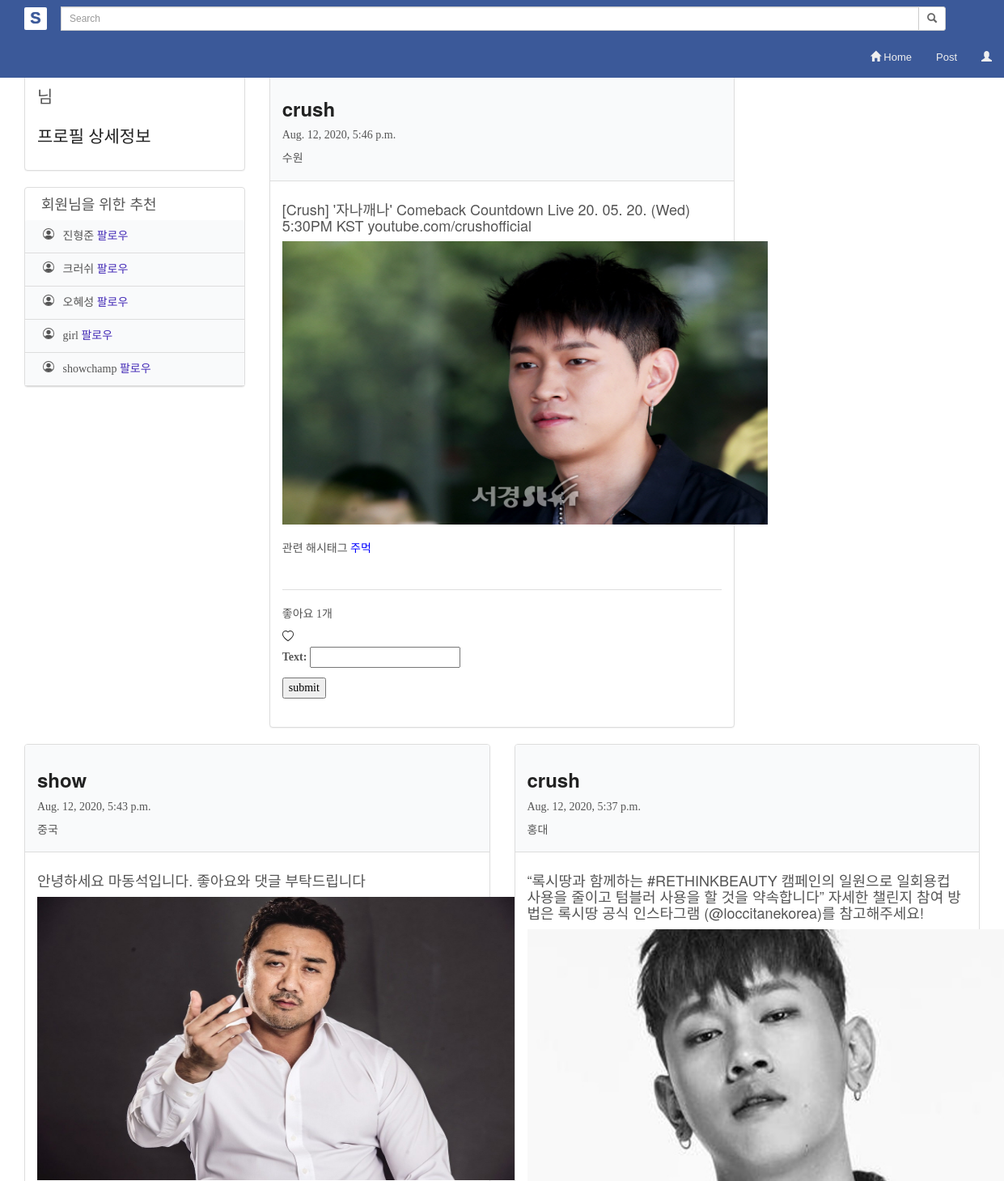
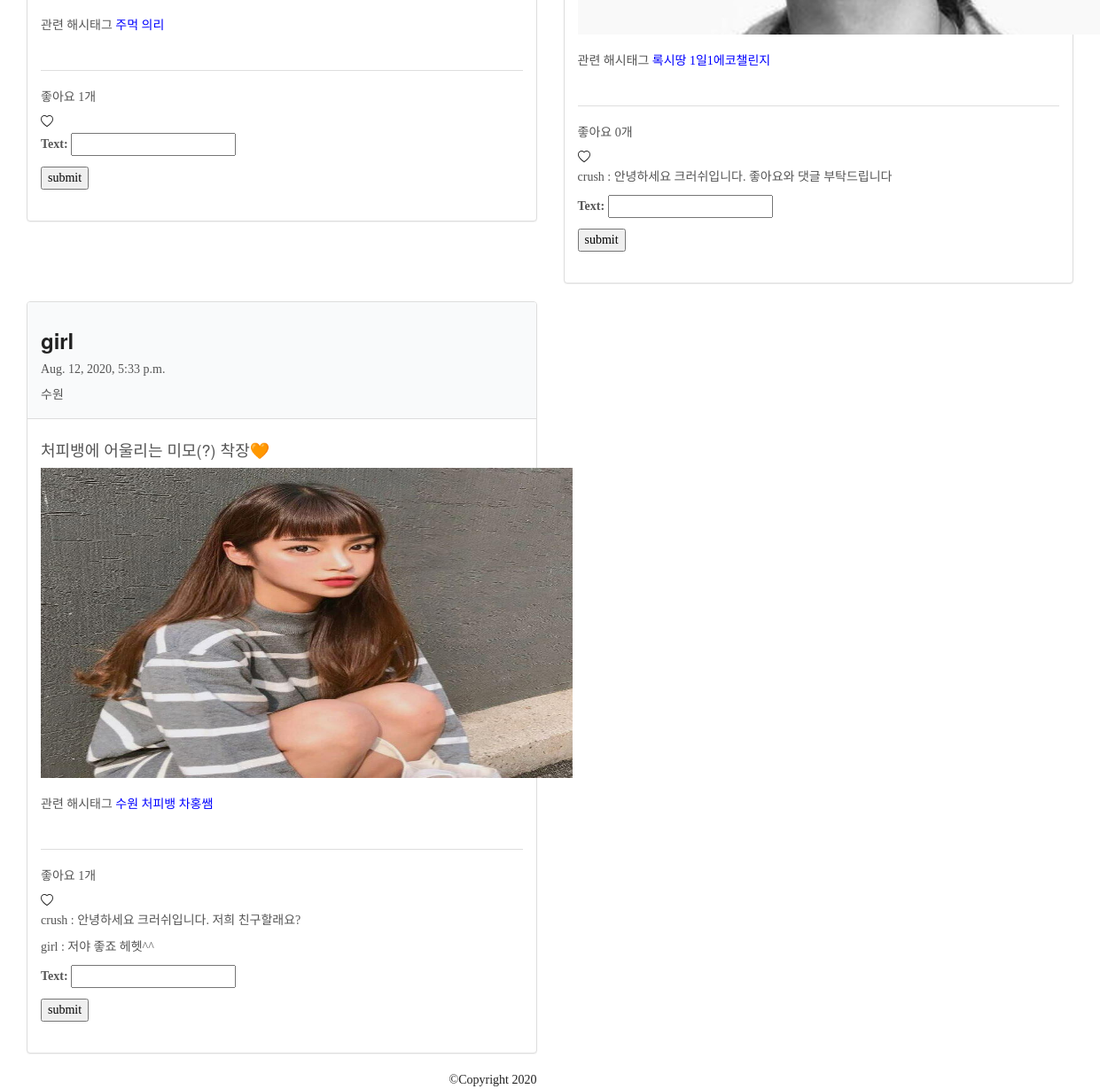
The page / on the database its author committed (2 pictures, top to bottom).
### appname/models.py (models this page shows, shortened)
class CustomUser(AbstractUser):
    def __str__(self):
        return self.username
    nickname = models.CharField(max_length=20)
    phone_number = models.CharField(max_length=20)
    profile_image = models.ImageField(upload_to='images/', blank=True)

class Post(models.Model):
    location = models.CharField(max_length=200)
    content = models.TextField()
    image = models.ImageField(upload_to='images/', blank=True)
    writer = models.ForeignKey(settings.AUTH_USER_MODEL, on_delete=models.CASCADE, related_name="writer", default="")
    hashtag_field = models.CharField(max_length=200, blank=True)
    hashtags = models.ManyToManyField('Hashtag', blank=True)
    likes = models.ManyToManyField(settings.AUTH_USER_MODEL, related_name="likes")
    post_date=models.DateTimeField(auto_now_add=True)

class Hashtag(models.Model):
    name = models.CharField(max_length=50)

class Comment(models.Model):
    c_writer = models.ForeignKey(settings.AUTH_USER_MODEL, on_delete=models.CASCADE, related_name="c_writer", default="")
    post_id = models.ForeignKey(Post, on_delete=models.CASCADE, related_name='comments')
    text = models.CharField(max_length=50)

### appname/views.py (the view)
# urls.py: path('', appname.views.main, name='main'),
def main(request):
    posts = Post.objects.all().order_by('-id')
    users = CustomUser.objects.all()
    comment_form = CommentForm()
    return render(request, 'appname/main.html', {'posts': posts,'comment_form': comment_form,'users':users})

### appname/forms.py
class CommentForm(forms.ModelForm):
    class Meta:
        model = Comment
        fields = ['text']

### appname/templates/appname/main.html (shortened to what this page needs)
{% extends 'appname/base.html' %}
{% block header %}
<header class="masthead text-center text-white">
  <br>
</header>
{% endblock %}
{% block content %}
{% load static %}
<div class="padding">
  <div class="full col-sm-9">
    <div class="row">
     <div class="col-sm-3">
        <div class="panel panel-default">
        <div class="panel-body">
          <p class="lead">{{user.nickname}}님</p>
          <a href="{% url 'profile' %}" class="lead">프로필 상세정보</p></a>
        </div>
        </div>
        <div class="panel panel-default">
        <h4>&nbsp&nbsp&nbsp&nbsp회원님을 위한 추천</h4>
        {% for user in users %}
        <div class="panel-heading">&nbsp{{user.nickname}} <a href="{% url 'profile' %}" id="follow">팔로우</a></div>
        {% endfor %}
        </div>
      </div>
      {% for post in posts %}
      <div class="col-sm-6">
        </a><div class="panel panel-default">
         <div class="panel-heading"><h3><a href="{% url 'profile' %}">{{post.writer}}</a></h3>{{post.post_date}}<h5>{{post.location}}</h5></div>
          <div class="panel-body">
          <h4>{{post.content}}&nbsp&nbsp</h4>
          {% if post.image %}
          <img class="img-fluid rounded-circle" src="{{ post.image.url }}" alt="" width=600 height=350>
          {% endif %}
          <br>
          <br>
          <span>
            관련 해시태그
            {% for hashtag in post.hashtags.all %}
            <a href="/hashtag/{{ hashtag.name }}" style="color: blue;">{{ hashtag.name }}</a>
            {% endfor %}
            <br>
          </span>
          <br>
          <hr>
          <p>좋아요 {{ post.likes.count}}개</p>
        <a href="{% url 'like' pk=post.pk %}">
        </a>
        {% for comment in post.comments.all %}
        <p> {{ comment.c_writer}} : {{ comment.text }}</p>
        {% endfor %}
        <form method="POST" action='/comment/{{ post.id }}'>
        {{ comment_form.as_p}}
        <input type="submit" value="submit">
        </form>
        <br>
          </div>
         </div>
  </div>
  {% endfor %}
</div>
</div>
</div>
{% endblock %}

### appname/static/appname/css/facebook.css (style rules this page uses)
html, body { height: 100%; font-family:verdana,arial,sans-serif; color:#555555; }
a { color:#222222; }
hr { border-color:#dedede; }
.wrapper, .row { height: 100%; margin-left:0; margin-right:0; }
.full { padding-top:70px; }
h1,h2,h3 { font-weight:800; }
.panel-default .panel-heading { background-color:#f9fafb; color:#555555; }
.col-sm-9.full { width: 100%; }

### appname/templates/appname/main.html (style rules this page uses)
#follow { color: #4229b6; }

### rows shown on the page
CustomUser: nickname "진형준"
CustomUser: nickname "크러쉬"
CustomUser: nickname "오혜성"
CustomUser: nickname "girl"
CustomUser: nickname "showchamp"
Post: writer "crush", post_date "Aug. 12, 2020, 5:46 p.m.", location "수원", content "[Crush] '자나깨나' Comeback Countdown Live 20. 05. 20. (Wed) 5:30PM KST youtube.com/crushofficial", image (picture), likes.count "1"
Hashtag: name "주먹"
Post: writer "show", post_date "Aug. 12, 2020, 5:43 p.m.", location "중국", content "안녕하세요 마동석입니다. 좋아요와 댓글 부탁드립니다", image (picture), likes.count "1"
Hashtag: name "의리"
Post: writer "crush", post_date "Aug. 12, 2020, 5:37 p.m.", location "홍대", content "“록시땅과 함께하는 #RETHINKBEAUTY 캠페인의 일원으로 일회용컵 사용을 줄이고 텀블러 사용을 할 것을 약속합니다” 자세한 챌린지 참여 방법은 록시땅 공식 인스타그램 (@loccitanekorea)를 참고해주세요!", image (picture), likes.count "0"
Hashtag: name "록시땅"
Hashtag: name "1일1에코챌린지"
Comment: c_writer "crush", text "안녕하세요 크러쉬입니다. 좋아요와 댓글 부탁드립니다"
Post: writer "girl", post_date "Aug. 12, 2020, 5:33 p.m.", location "수원", content "처피뱅에 어울리는 미모(?) 착장🧡", image (picture), likes.count "1"
Hashtag: name "수원"
Hashtag: name "처피뱅"
Hashtag: name "차홍쌤"
Comment: c_writer "crush", text "안녕하세요 크러쉬입니다. 저희 친구할래요?"
Comment: c_writer "girl", text "저야 좋죠 헤헷^^"
